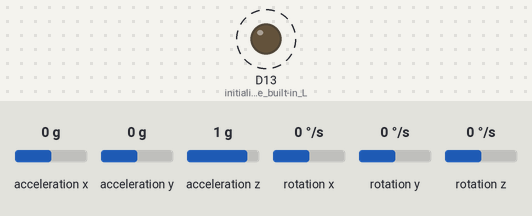
This sketch was run on a simulated Arduino Nano 33 IoT. Parts: output pins drawn as LEDs (lit = HIGH). Dashed ring = blinking. The inputs (shaded band) are chosen by the test bench; at power-on: acceleration x 0 g, acceleration y 0 g, acceleration z 1 g, rotation x 0 °/s, rotation y 0 °/s, rotation z 0 °/s. Nothing arrives over Bluetooth unless stated; a phone connects over Bluetooth LE 3 s after start; what the sketch prints to the serial monitor is not drawn.

Above: at 0.5 s.
Timing chart, 0 to 4.9 s (numbered marks = the images above):
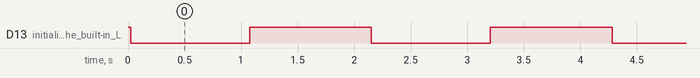

Measured:
- by itself, D13 (initialize_the_built-in_L): alternates HIGH for 1.1 s and LOW for 1.1 s

The sketch:

ace-ble.ino
```cpp
#include <Arduino_LSM6DS3.h>
#include "ace_ble.hpp"


int prevMillis;
int ledCounter;

AceBle ble;

void setupIMU() {
  // Initialize IMU
  Serial.print("Setting up IMU...");
  if (!IMU.begin()) {
    // Failed to initialize IMU, blink the internal LED
    Serial.println("Failed initializing IMU");
    while (1) {
      digitalWrite(LED_BUILTIN, HIGH);
      delay(100);
      digitalWrite(LED_BUILTIN, LOW);
      delay(100);
    }
  }
  Serial.println("DONE");
}

void setupBLE()
{
  Serial.print("Setting up BLE...");
  ble.setup();
  Serial.println("DONE");
}

void setup() {
  pinMode(LED_BUILTIN, OUTPUT); // initialize the built-in LED pin to indicate when a central is connected
  digitalWrite(LED_BUILTIN, HIGH);

  Serial.begin(9600);

  setupIMU();
  setupBLE();
}

void loop() {
  float aX, aY, aZ, gX, gY, gZ;

  int currMillis = millis();
  int delta = currMillis - prevMillis;

  if (delta > 20)
  {
    prevMillis = currMillis;
    if (IMU.accelerationAvailable() && IMU.gyroscopeAvailable()) {
      // read the acceleration and gyroscope data
      IMU.readAcceleration(aX, aY, aZ);
      IMU.readGyroscope(gX, gY, gZ);

      /*
      Serial.print(aX);
      Serial.print(",");
      Serial.print(aY);
      Serial.print(",");
      Serial.print(aZ);
      Serial.print(";");
      Serial.print(gX);
      Serial.print(",");
      Serial.print(gY);
      Serial.print(",");
      Serial.print(gZ);
      Serial.println(";");
      */

      ble.handle(aX, aY, aZ, gX, gY, gZ);

      if (aZ > 0.8)
        ble.alarm();
    }

    ledCounter ++;
    if (ledCounter > 100)
      ledCounter = 0;
    else if (ledCounter > 50)
      digitalWrite(LED_BUILTIN, HIGH);
    else
      digitalWrite(LED_BUILTIN, LOW);
  }
}
```

ace_ble.cpp
```cpp
#include <ArduinoBLE.h>
#include "ace_ble.hpp"

#define BLE_WAITCONN_TIMEOUT_MS 60000

///////////////////////////////////////////////////////////////////////////////////
// BLE
// Define custom BLE service for position (read-only)
BLEService posService("95ff7bf8-aa6f-4671-82d9-22a8931c5387");
BLEStringCharacteristic pos("8f0e70fc-2a4b-4fd3-b487-6babf2e220e1", BLERead | BLENotify, 30);

// Define custom BLE service for alarm notification
BLEService hbService("daaac223-ea6d-411f-8d8e-32bfb46d4bad");
BLEByteCharacteristic hb("40369706-e126-4563-b7ae-3a34b45b3ab8", BLERead | BLENotify);

bool AceBle::setup()
{
  // Initialize BLE
  if(!BLE.begin()) {
    // Failed to initialize BLE, blink the internal LED
    Serial.println("AceBle: Failed initializing BLE");
    return false;
  }

  // Set advertised local name and services UUID
  BLE.setDeviceName("Arduino Nano 33 IoT");
  BLE.setLocalName("ACE");

  posService.addCharacteristic(pos);
  BLE.addService(posService);

  hbService.addCharacteristic(hb);
  BLE.addService(hbService);

  // Set default values for characteristics
  hb.writeValue(0);

  // Start advertising
  BLE.advertise();
  return true;
}

void AceBle::handle(float x, float y, float z, float gx, float gy, float gz)
{
  /*
  if (millis() > BLE_WAITCONN_TIMEOUT_MS)
  {
    if (!BLE.connected())
      return;
  }
  */

  if (!BLE.connected())
    return;

  // Write values on BLE
  String s;

  if (status == 0)
  {
    s += "A;";
    s += String(x, 3);
    s += ";";
    s += String(y, 3);
    s += ";";
    s += String(z, 3);
    s += ";";
  }
  else
  {
    s += "G;";
    s += String((int)gx);
    s += ";";
    s += String((int)gy);
    s += ";";
    s += String((int)gz);
    s += ";";
  }

  status = (status+1) % 2;

  pos.writeValue(s);
  Serial.println(s);
}

void  AceBle::alarm() {
  hb.writeValue(1);
}
```

ace_ble.hpp
```cpp
#ifndef __ACEBLE__
#define __ACEBLE__

#include <Arduino.h>

class AceBle {
public:
  AceBle ():
    status(0)
    {}

  // Empty destructor
  ~AceBle() = default;

  bool setup();
  void handle(float x, float y, float z, float gx, float gy, float gz);
  void alarm();

private:
  int status;
};

#endif
```
